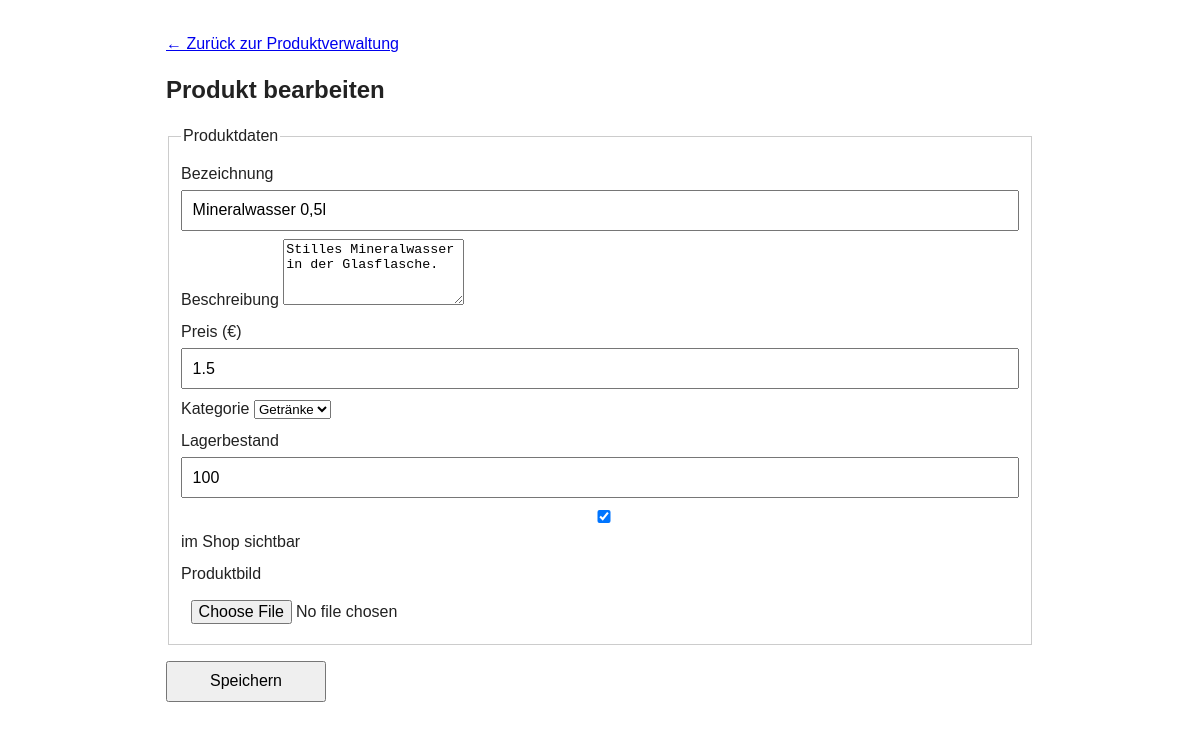
The page /produkt_formular.php?id=1 on the database its author committed.
### tables this page shows
CREATE TABLE produkt (
    produkt_id INT AUTO_INCREMENT PRIMARY KEY,  
    kategorie_id INT NOT NULL,  
    bezeichnung VARCHAR(150) NOT NULL,  
    beschreibung TEXT,  
    preis DECIMAL(10,2) NOT NULL,  
    bild_pfad VARCHAR(255),  
    lagerbestand INT NOT NULL DEFAULT 0,  
    aktiv TINYINT(1) NOT NULL DEFAULT 1,  
    erstellt_am DATETIME NOT NULL DEFAULT CURRENT_TIMESTAMP,  
    FOREIGN KEY (kategorie_id) REFERENCES kategorie(kategorie_id)  
);

CREATE TABLE kategorie (
    kategorie_id INT AUTO_INCREMENT PRIMARY KEY,  
    bezeichnung VARCHAR(100) NOT NULL  
);

### public/produkt_formular.php (called while the page is built, shortened)
<?php
require_once __DIR__ . '/../src/Repository/ProduktRepository.php';
require_once __DIR__ . '/../src/Repository/KategorieRepository.php';
$produktRepo = new ProduktRepository();
$kategorieRepo = new KategorieRepository();
$kategorien = $kategorieRepo->findAlle();
$produktId = (int) ($_GET['id'] ?? $_POST['produkt_id'] ?? 0);
$produkt = $produktId ? $produktRepo->findById($produktId) : null;
$eingabe = $_POST;
require __DIR__ . '/../templates/produkt_formular.php';

### src/Repository/ProduktRepository.php (called while the page is built, shortened)
<?php
class ProduktRepository
{
    public function findById(int $produktId): ?Produkt
    {
        $db = Database::getConnection();
        $stmt = $db->prepare('SELECT * FROM produkt WHERE produkt_id = :id');
        $stmt->execute(['id' => $produktId]);
        $zeile = $stmt->fetch();
        return $zeile ? $this->hydrate($zeile) : null;
    }
    private function hydrate(array $zeile): Produkt
    {
        return new Produkt(
            produktId: (int) $zeile['produkt_id'],
            kategorieId: (int) $zeile['kategorie_id'],
            bezeichnung: $zeile['bezeichnung'],
            beschreibung: $zeile['beschreibung'],
            preis: (float) $zeile['preis'],
            bildPfad: $zeile['bild_pfad'],
            lagerbestand: (int) $zeile['lagerbestand'],
            aktiv: (bool) $zeile['aktiv']
        );
    }
}

### src/Repository/KategorieRepository.php (called while the page is built, shortened)
<?php
class KategorieRepository
{
    public function findAlle(): array
    {
        $db = Database::getConnection();
        $stmt = $db->query('SELECT * FROM kategorie ORDER BY bezeichnung');
        $zeilen = $stmt->fetchAll();
        return array_map(fn (array $zeile) => new Kategorie(
            kategorieId: (int) $zeile['kategorie_id'],
            bezeichnung: $zeile['bezeichnung']
        ), $zeilen);
    }
}

### templates/produkt_formular.php (the view, shortened to what this page needs)
<!DOCTYPE html>
<html lang="de">
<head>
    <link rel="stylesheet" href="assets/css/style.css">
</head>
<body>
    <div class="container">
        <p class="nav-links"><a href="produktverwaltung.php">&larr; Zurück zur Produktverwaltung</a></p>
        <h1><?= $produkt ? 'Produkt bearbeiten' : 'Neues Produkt anlegen'  ?></h1>
        <form action="produkt_formular.php" method="post" enctype="multipart/form-data">
            <fieldset>
                <legend>Produktdaten</legend>
                <label>Bezeichnung
                    <input type="text" name="bezeichnung" value="<?= htmlspecialchars($eingabe['bezeichnung'] ?? $produkt->bezeichnung ?? '')  ?>">
                </label>
                <label>Beschreibung
                    <textarea name="beschreibung" rows="4"><?= htmlspecialchars($eingabe['beschreibung'] ?? $produkt->beschreibung ?? '')  ?></textarea>
                </label>
                <label>Preis (€)
                    <input type="text" name="preis" value="<?= htmlspecialchars($eingabe['preis'] ?? (string) ($produkt->preis ?? '') )  ?>">
                </label>
                <label>Kategorie
                    <select name="kategorie_id">
                        <?php foreach ($kategorien as $kategorie):  ?>
                            <?php $ausgewaehlt = (int) ($eingabe['kategorie_id'] ?? $produkt->kategorieId ?? 0) === $kategorie->kategorieId;  ?>
                            <option value="<?= (int) $kategorie->kategorieId  ?>" <?= $ausgewaehlt ? 'selected' : ''  ?>>
                                <?= htmlspecialchars($kategorie->bezeichnung)  ?>
                            </option>
                        <?php endforeach; ?>
                    </select>
                </label>
                <label>Lagerbestand
                    <input type="text" name="lagerbestand" value="<?= htmlspecialchars($eingabe['lagerbestand'] ?? (string) ($produkt->lagerbestand ?? '0'))  ?>">
                </label>
                <label>
                    <input type="checkbox" name="aktiv" <?= ($produkt === null || $produkt->aktiv) ? 'checked' : ''  ?>>
                    im Shop sichtbar
                </label>
                <label>Produktbild <?= $produkt?->bildPfad ? '(vorhandenes Bild wird beibehalten, falls kein neues gewählt wird)' : ''  ?>
                    <input type="file" name="bild" accept="image/jpeg,image/png,image/webp">
                </label>
            </fieldset>
            <button type="submit">Speichern</button>
        </form>
    </div>
</body>
</html>

### public/assets/css/style.css (style rules this page uses)
* { box-sizing: border-box; }
body { font-family: sans-serif; margin: 0; line-height: 1.5; color: #222; }
.container { max-width: 900px; margin: 0 auto; padding: 1rem; }
.nav-links { margin-bottom: 1rem; }
.nav-links a { margin-right: 1rem; }
h1 { font-size: 1.5rem; }
fieldset { flex: 1 1 260px; border: 1px solid #ccc; min-width: 0; }
label { display: block; margin-top: 0.5rem; }
input, button { width: 100%; padding: 0.6rem; margin-top: 0.25rem; font-size: 1rem; }
button { margin-top: 1rem; cursor: pointer; }
@media (min-width: 600px) { button { width: auto; min-width: 160px; } }

### rows shown on the page
produkt: bezeichnung "Mineralwasser 0,5l", beschreibung "Stilles Mineralwasser in der Glasflasche.", preis "1.5", kategorie_id "Getränke", lagerbestand "100", aktiv "☑"
